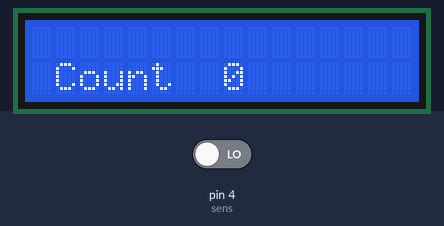
Simulated run of this sketch. Board: Arduino Uno, built with avr-gcc and run on an emulated ATmega328P. On the bench: 16×2 character LCD. Inputs (shaded band) come from the test bench; at power-on: pin 4 (sens) LOW.

Above: at 1.3 s.
1.4 s: pin 4 (sens) driven HIGH
At 1.46 s:
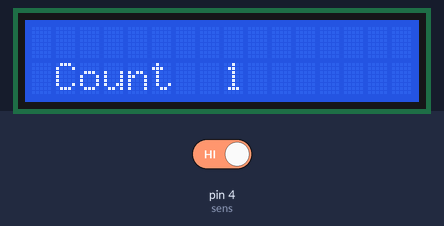
At 1.83 s:
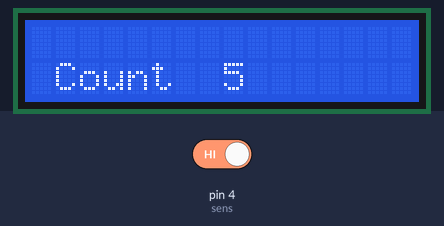

Measured:
- after the input at 1.4 s, the display: changes at once (image 1)

The sketch:

Task_2.ino
```cpp
#include <LiquidCrystal_I2C.h>

int sens=4; //Initialising sensor pin as 4
int count=0; //Initialising counter value as 0
int out;
LiquidCrystal_I2C lcd(0x27,16,2);


void setup()
{
  pinMode(sens, INPUT);
  Serial.begin(9600); //For serial communication
  lcd.init(); //Initialises LCD display
  lcd.begin(16,2);
  lcd.backlight();
  lcd.setCursor(1,1); //Tells the coordinates in which the text should be printed
  lcd.print("Count");
}

void loop()
{
  out = digitalRead(sens); //OUT variable stores 1 or 0 depending upom the sensor output
  if(out== HIGH) //logic for counter
  {
    count++;
  }

  lcd.setCursor(8,1);
  lcd.print(count); //printing in LCD
  delay(90);
}
```
